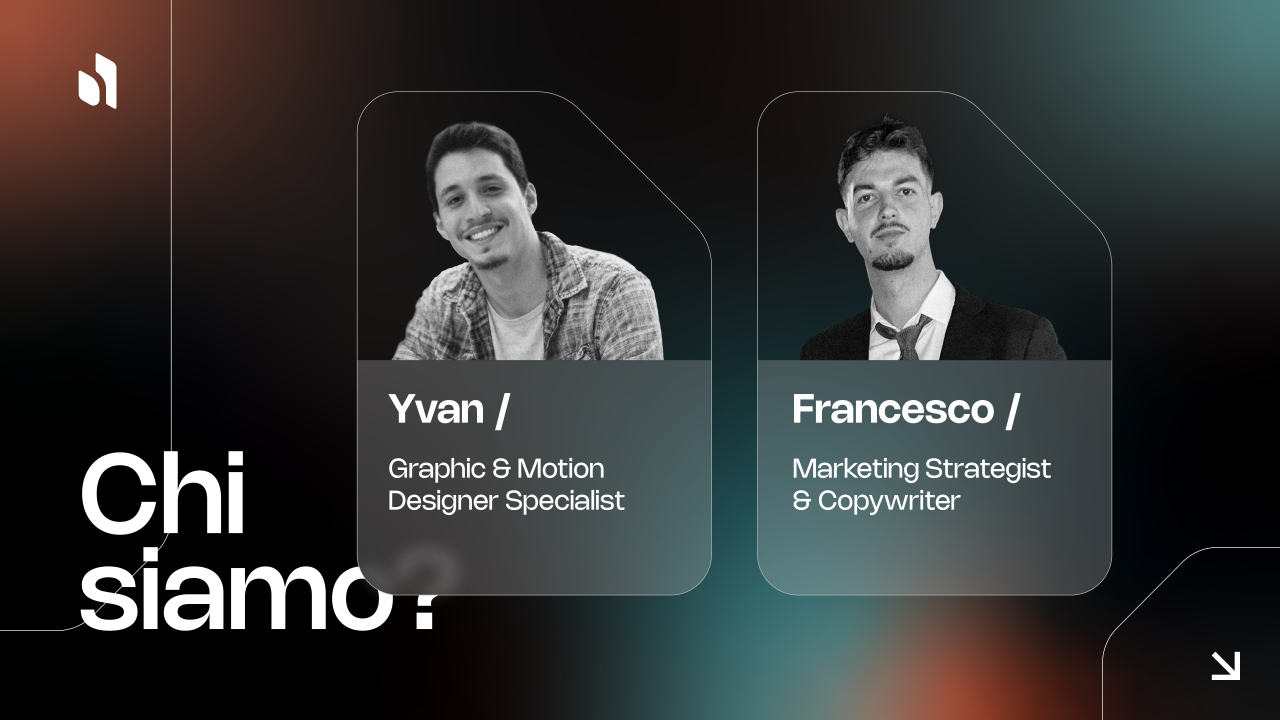
#> input picture assets/img/team_page.jpg, 3840 x 2160 px (shown at 1/3 size)
$ python crop_faces.py
#> lines starting #> are read from the running program, lines starting #| are printed output that depends on the picture
from PIL import Image
img = Image.open('assets/img/team_page.jpg')
#> img is the input picture: PIL image 3840x2160 RGB; mean R, G, B 50.6, 52.1, 51.7
img.crop((1140, 330, 1640, 820)).save('assets/img/yvan.jpg')
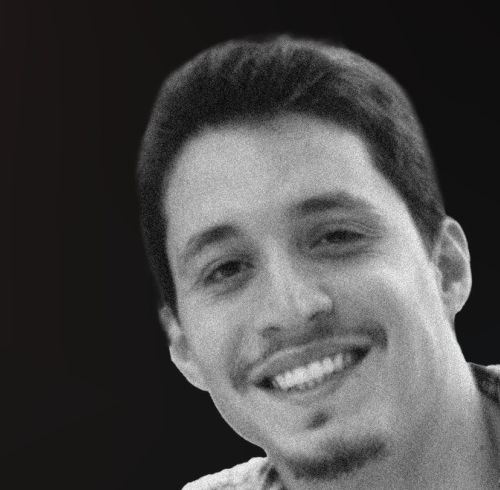
#> saved as yvan.jpg: PIL image 500x490 RGB; mean R, G, B 74.4, 73.5, 73.2
img.crop((2380, 330, 2880, 820)).save('assets/img/francesco.jpg')
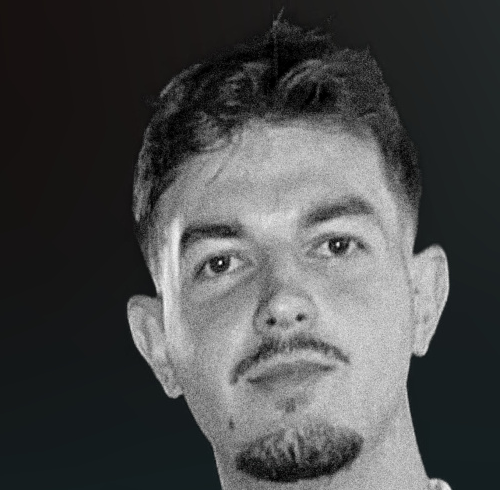
#> saved as francesco.jpg: PIL image 500x490 RGB; mean R, G, B 72.8, 73.9, 74.1
print('ok')
